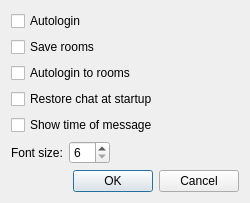
<?xml version="1.0" encoding="UTF-8"?>
<ui version="4.0">
 <class>ChatOptions</class>
 <widget class="QDialog" name="ChatOptions">
  <property name="geometry">
   <rect>
    <x>0</x>
    <y>0</y>
    <width>250</width>
    <height>192</height>
   </rect>
  </property>
  <property name="windowTitle">
   <string>Options</string>
  </property>
  <layout class="QGridLayout" name="gridLayout_2">
   <item row="0" column="0" rowspan="2">
    <layout class="QGridLayout" name="gridLayout">
     <item row="0" column="0">
      <widget class="QCheckBox" name="checkAutoLogin">
       <property name="text">
        <string>Autologin</string>
       </property>
      </widget>
     </item>
     <item row="1" column="0">
      <widget class="QCheckBox" name="checkSaveRooms">
       <property name="text">
        <string>Save rooms</string>
       </property>
      </widget>
     </item>
     <item row="1" column="1" rowspan="2">
      <spacer name="horizontalSpacer">
       <property name="orientation">
        <enum>Qt::Horizontal</enum>
       </property>
       <property name="sizeHint" stdset="0">
        <size>
         <width>0</width>
         <height>20</height>
        </size>
       </property>
      </spacer>
     </item>
     <item row="2" column="0">
      <widget class="QCheckBox" name="checkAutoLoginToRooms">
       <property name="text">
        <string>Autologin to rooms</string>
       </property>
      </widget>
     </item>
     <item row="3" column="0">
      <widget class="QCheckBox" name="checkRestoreChat">
       <property name="text">
        <string>Restore chat at startup</string>
       </property>
      </widget>
     </item>
     <item row="4" column="0">
      <widget class="QCheckBox" name="checkTime">
       <property name="text">
        <string>Show time of message</string>
       </property>
      </widget>
     </item>
     <item row="5" column="0">
      <layout class="QHBoxLayout" name="horizontalLayout">
       <item>
        <widget class="QLabel" name="label">
         <property name="text">
          <string>Font size:</string>
         </property>
        </widget>
       </item>
       <item>
        <widget class="QSpinBox" name="spinFontSize">
         <property name="minimum">
          <number>6</number>
         </property>
         <property name="maximum">
          <number>48</number>
         </property>
        </widget>
       </item>
       <item>
        <spacer name="horizontalSpacer_2">
         <property name="orientation">
          <enum>Qt::Horizontal</enum>
         </property>
         <property name="sizeHint" stdset="0">
          <size>
           <width>0</width>
           <height>20</height>
          </size>
         </property>
        </spacer>
       </item>
      </layout>
     </item>
    </layout>
   </item>
   <item row="0" column="1">
    <widget class="QLabel" name="labelIcon">
     <property name="minimumSize">
      <size>
       <width>48</width>
       <height>48</height>
      </size>
     </property>
     <property name="maximumSize">
      <size>
       <width>48</width>
       <height>48</height>
      </size>
     </property>
    </widget>
   </item>
   <item row="1" column="1" rowspan="2">
    <spacer name="verticalSpacer_2">
     <property name="orientation">
      <enum>Qt::Vertical</enum>
     </property>
     <property name="sizeHint" stdset="0">
      <size>
       <width>20</width>
       <height>88</height>
      </size>
     </property>
    </spacer>
   </item>
   <item row="2" column="0">
    <spacer name="verticalSpacer">
     <property name="orientation">
      <enum>Qt::Vertical</enum>
     </property>
     <property name="sizeHint" stdset="0">
      <size>
       <width>20</width>
       <height>0</height>
      </size>
     </property>
    </spacer>
   </item>
   <item row="3" column="0" colspan="2">
    <widget class="QDialogButtonBox" name="buttonBox">
     <property name="orientation">
      <enum>Qt::Horizontal</enum>
     </property>
     <property name="standardButtons">
      <set>QDialogButtonBox::Cancel|QDialogButtonBox::Ok</set>
     </property>
    </widget>
   </item>
  </layout>
 </widget>
 <tabstops>
  <tabstop>checkAutoLogin</tabstop>
  <tabstop>checkSaveRooms</tabstop>
  <tabstop>checkAutoLoginToRooms</tabstop>
  <tabstop>checkRestoreChat</tabstop>
  <tabstop>checkTime</tabstop>
  <tabstop>spinFontSize</tabstop>
  <tabstop>buttonBox</tabstop>
 </tabstops>
 <resources/>
 <connections>
  <connection>
   <sender>buttonBox</sender>
   <signal>accepted()</signal>
   <receiver>ChatOptions</receiver>
   <slot>accept()</slot>
   <hints>
    <hint type="sourcelabel">
     <x>248</x>
     <y>254</y>
    </hint>
    <hint type="destinationlabel">
     <x>157</x>
     <y>274</y>
    </hint>
   </hints>
  </connection>
  <connection>
   <sender>buttonBox</sender>
   <signal>rejected()</signal>
   <receiver>ChatOptions</receiver>
   <slot>reject()</slot>
   <hints>
    <hint type="sourcelabel">
     <x>316</x>
     <y>260</y>
    </hint>
    <hint type="destinationlabel">
     <x>286</x>
     <y>274</y>
    </hint>
   </hints>
  </connection>
 </connections>
</ui>
